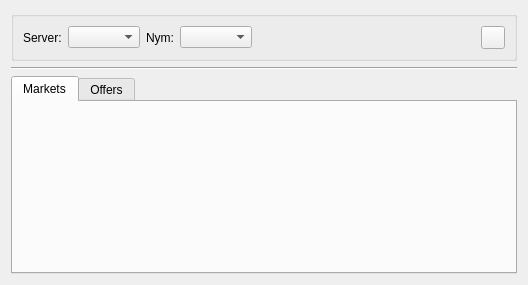
<?xml version="1.0" encoding="UTF-8"?>
<ui version="4.0">
 <class>DlgMarkets</class>
 <widget class="QDialog" name="DlgMarkets">
  <property name="geometry">
   <rect>
    <x>0</x>
    <y>0</y>
    <width>528</width>
    <height>285</height>
   </rect>
  </property>
  <property name="windowTitle">
   <string>Bid/Ask Markets</string>
  </property>
  <layout class="QVBoxLayout" name="verticalLayout">
   <item>
    <widget class="QGroupBox" name="groupBox">
     <property name="title">
      <string/>
     </property>
     <layout class="QHBoxLayout" name="horizontalLayout_3">
      <item>
       <layout class="QHBoxLayout" name="horizontalLayout">
        <item>
         <widget class="QLabel" name="label">
          <property name="text">
           <string>Server:</string>
          </property>
         </widget>
        </item>
        <item>
         <widget class="QComboBox" name="comboBoxServer"/>
        </item>
       </layout>
      </item>
      <item>
       <layout class="QHBoxLayout" name="horizontalLayout_2">
        <item>
         <widget class="QLabel" name="label_2">
          <property name="text">
           <string>Nym:</string>
          </property>
         </widget>
        </item>
        <item>
         <widget class="QComboBox" name="comboBoxNym"/>
        </item>
       </layout>
      </item>
      <item>
       <spacer name="horizontalSpacer_2">
        <property name="orientation">
         <enum>Qt::Horizontal</enum>
        </property>
        <property name="sizeHint" stdset="0">
         <size>
          <width>49</width>
          <height>20</height>
         </size>
        </property>
       </spacer>
      </item>
      <item>
       <widget class="QToolButton" name="toolButton">
        <property name="text">
         <string/>
        </property>
       </widget>
      </item>
     </layout>
    </widget>
   </item>
   <item>
    <widget class="Line" name="line">
     <property name="orientation">
      <enum>Qt::Horizontal</enum>
     </property>
    </widget>
   </item>
   <item>
    <widget class="QTabWidget" name="tabWidget">
     <property name="currentIndex">
      <number>0</number>
     </property>
     <widget class="QWidget" name="tabMarkets">
      <attribute name="title">
       <string>Markets</string>
      </attribute>
     </widget>
     <widget class="QWidget" name="tabOffers">
      <attribute name="title">
       <string>Offers</string>
      </attribute>
     </widget>
    </widget>
   </item>
  </layout>
 </widget>
 <resources/>
 <connections/>
</ui>
